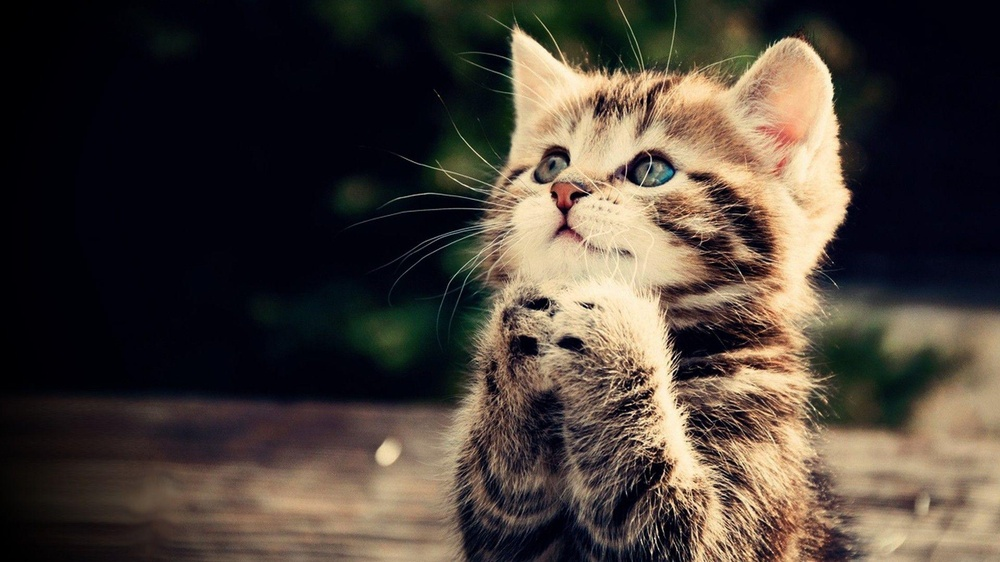
#> input picture Convert color image to Black & white/image 2.jpg, 1000 x 562 px, shrunk from 1920 x 1080 before the run
$ python 'color to black&white.py'
#> lines starting #> are read from the running program, lines starting #| are printed output that depends on the picture
from PIL import Image

open_image = Image.open("image 2.jpg")
#> open_image is the input picture: PIL image 1000x562 RGB; mean R, G, B 73.7, 64, 56.2
convert_to_bw = open_image.convert("1")
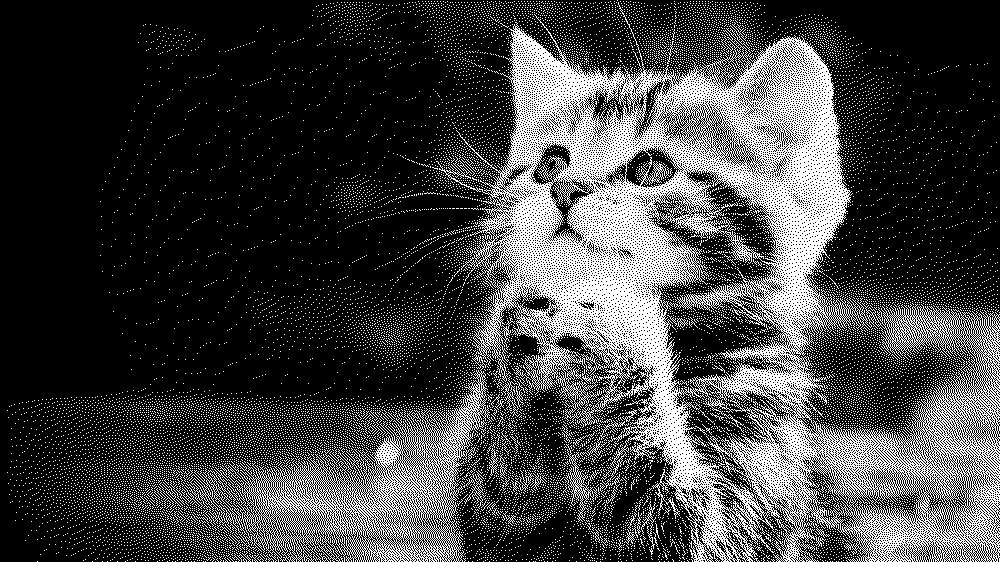
#> convert_to_bw: PIL image 1000x562 1; 25.6% white in thin lines or dots
convert_to_bw.show()
convert_to_bw.save("B_W.jpg")
